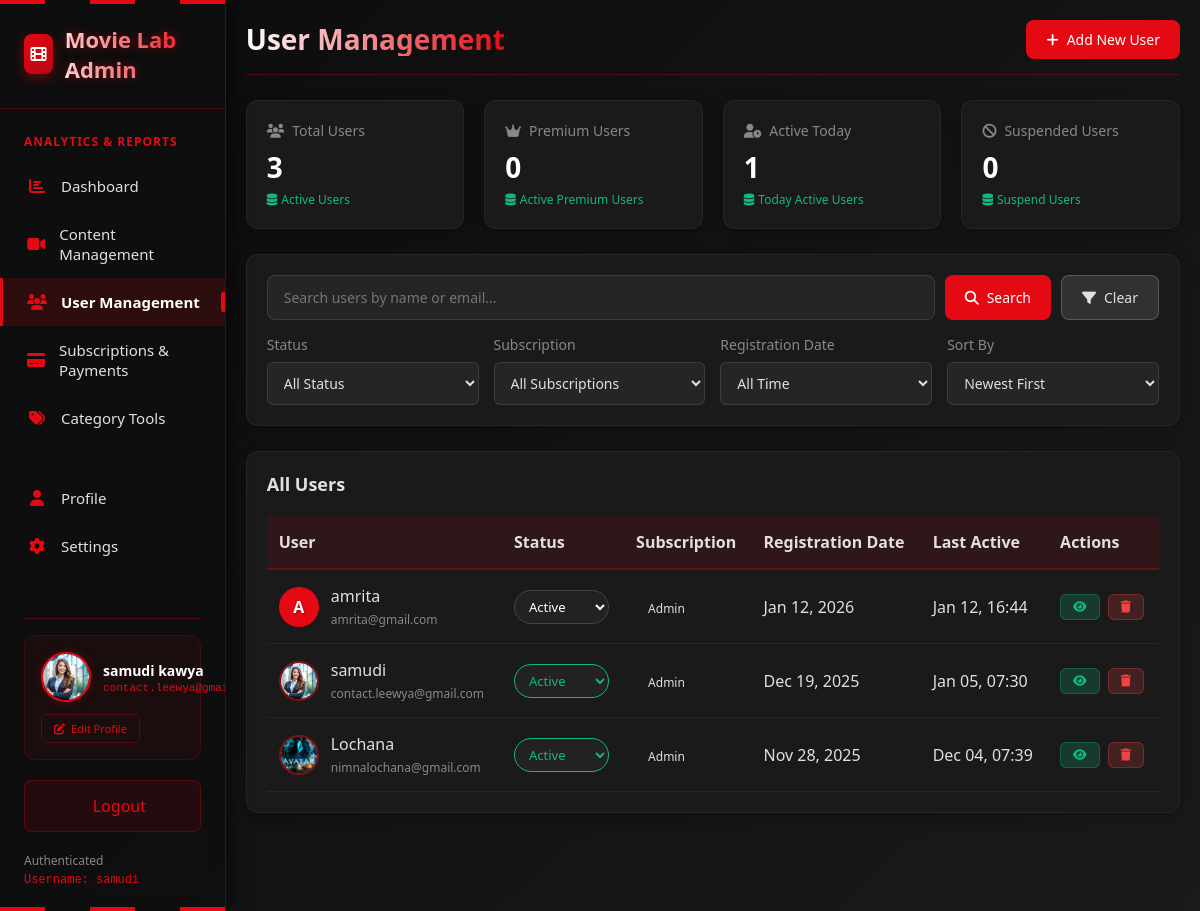
Page /Admin/pages/User_management.php (signed in) on the committed database.
### tables this page shows
CREATE TABLE `users` (
  `user_id` int(11) NOT NULL,
  `username` varchar(50) NOT NULL,
  `email` varchar(100) NOT NULL,
  `password_hash` varchar(255) NOT NULL,
  `first_name` varchar(50) NOT NULL,
  `last_name` varchar(50) NOT NULL,
  `birthday` date NOT NULL,
  `country` varchar(100) NOT NULL,
  `profile_image` varchar(255) DEFAULT NULL,
  `status` varchar(15) NOT NULL,
  `user_type` enum('normal','premium','admin') DEFAULT 'normal',
  `is_active` tinyint(1) DEFAULT 1,
  `email_verified` tinyint(1) DEFAULT 0,
  `created_at` timestamp NOT NULL DEFAULT current_timestamp(),
  `updated_at` timestamp NOT NULL DEFAULT current_timestamp() ON UPDATE current_timestamp(),
  `last_login` timestamp NULL DEFAULT NULL
);

### Admin/pages/User_management.php (the view, shortened to what this page needs)
<?php
$host = 'localhost';
$dbname = 'movielab';
$db_user = 'root';
$db_pass = '';
try {
    $pdo = new PDO("mysql:host=$host;dbname=$dbname;charset=utf8mb4", $db_user, $db_pass);
    $pdo->setAttribute(PDO::ATTR_ERRMODE, PDO::ERRMODE_EXCEPTION);
    $search = isset($_GET['search']) ? $_GET['search'] : '';
    $sql = "SELECT * FROM users WHERE username LIKE :search OR email LIKE :search ORDER BY created_at DESC";
    $stmt = $pdo->prepare($sql);
    $stmt->execute(['search' => "%$search%"]);
    $users = $stmt->fetchAll(PDO::FETCH_ASSOC);
} catch (PDOException $e) {
    die("Connection failed: " . $e->getMessage());
}
try {
    $total_users = $pdo->query("SELECT COUNT(*) FROM users")->fetchColumn();
    $premium_users = $pdo->query("SELECT COUNT(*) FROM users WHERE user_type = 'Premium'")->fetchColumn();
    $active_today = $pdo->query("SELECT COUNT(*) FROM users WHERE DATE(last_login) = CURDATE()")->fetchColumn();
    $suspended_users = $pdo->query("SELECT COUNT(*) FROM users WHERE status = 'Suspend'")->fetchColumn() ?: 0;
} catch (PDOException $e) {
    error_log($e->getMessage());
}
include("../include/header.php");
?>
<div class="user-management">
    <div class="page-header">
        <h1 class="page-title">User Management</h1>
        <div class="header-actions">
                <a href="add_user.php" class="btn btn-primary">
                    <i class="fas fa-plus"></i>
                    Add New User
                </a>
        </div>
    </div>
    <div class="stats-grid">
    <div class="stat-card">
        <div class="stat-title">
            <i class="fas fa-users"></i>
            Total Users
        </div>
        <div class="stat-value"><?php echo number_format($total_users); ?></div>
       <div class="stat-change positive">
                    <i class="fas fa-database"></i>
                    Active Users
                </div>
    </div>
    <div class="stat-card">
        <div class="stat-title">
            <i class="fas fa-crown"></i>
            Premium Users
        </div>
        <div class="stat-value"><?php echo number_format($premium_users); ?></div>
       <div class="stat-change positive">
                    <i class="fas fa-database"></i>
                    Active Premium Users
                </div>
    </div>
    <div class="stat-card">
        <div class="stat-title">
            <i class="fas fa-user-clock"></i>
            Active Today
        </div>
        <div class="stat-value"><?php echo number_format($active_today); ?></div>
        <div class="stat-change positive">
                    <i class="fas fa-database"></i>
                    Today Active Users
                </div>
    </div>
  <div class="stat-card">
    <div class="stat-title">
        <i class="fas fa-ban"></i>
        Suspended Users
    </div>
    <div class="stat-value" id="suspended-count"><?php echo number_format($suspended_users ?? 0); ?></div>
    <div class="stat-change positive">
                    <i class="fas fa-database"></i>
                    Suspend Users
                </div>
</div>
</div>
    <div class="filters-section">
        <div class="search-box">
            <input type="text" class="search-input" placeholder="Search users by name or email...">
            <button class="btn btn-primary">
                <i class="fas fa-search"></i>
                Search
            </button>
            <a href="User_management.php" class="btn btn-secondary" style="text-decoration: none; display: flex; align-items: center; justify-content: center;">
            <i class="fas fa-filter"></i>
            Clear
        </a>
        </div>
        <div class="filter-grid">
            <div class="filter-group">
                <label class="filter-label">Status</label>
                <select class="filter-select">
                    <option value="" style="background:black;">All Status</option>
                </select>
            </div>
            <div class="filter-group">
                <label class="filter-label">Subscription</label>
                <select class="filter-select">
                    <option value="" style="background:black;">All Subscriptions</option>
                </select>
            </div>
            <div class="filter-group">
                <label class="filter-label">Registration Date</label>
                <select class="filter-select">
                    <option value="" style="background:black;">All Time</option>
                </select>
            </div>
            <div class="filter-group">
                <label class="filter-label">Sort By</label>
                <select class="filter-select">
                    <option value="newest" style="background:black;">Newest First</option>
                </select>
            </div>
        </div>
    </div>
    <div class="users-table-container">
        <div class="table-header">
            <h3 class="table-title">All Users</h3>
        </div>
        <table class="users-table">
            <thead>
                <tr>
                    <th>User</th>
                    <th>Status</th>
                    <th>Subscription</th>
                    <th>Registration Date</th>
                    <th>Last Active</th>
                    <th>Actions</th>
                </tr>
            </thead>
   <tbody>
    <?php if (count($users) > 0): ?>
        <?php foreach ($users as $row): ?>
            <tr>
                <td>
                    <div class="user-info">
                        <?php if (!empty($row['profile_image'])): ?>
                            <img src="../../uploads/profile_images/<?php echo $row['profile_image']; ?>" alt="Profile" class="profile-img">
                        <?php else: ?>
                            <div class="user-avatar"><?php echo strtoupper(substr($row['username'], 0, 1)); ?></div>
                        <?php endif; ?>
                        <div class="user-details">
                            <span class="user-name"><?php echo htmlspecialchars($row['username']); ?></span>
                            <span class="user-email"><?php echo htmlspecialchars($row['email']); ?></span>
                        </div>
                    </div>
                </td>
                <td>
    <?php $currentStatus = $row['status'] ?? 'Active'; ?>
    <select class="status-select status-<?php echo strtolower($currentStatus); ?>"
            onchange="updateUserStatus(<?php echo $row['user_id']; ?>, this.value)">
        <option value="Active" <?php echo ($currentStatus == 'Active') ? 'selected' : ''; ?>>Active</option>
    </select>
</td>
                <td>
                    <span class="subscription-badge">
                        <?php echo ucfirst($row['user_type']); ?>
                    </span>
                </td>
                <td><?php echo date('M d, Y', strtotime($row['created_at'])); ?></td>
                <td><?php echo $row['last_login'] ? date('M d, H:i', strtotime($row['last_login'])) : 'Never'; ?></td>
                <td>
                    <div class="action-buttons">
                        <button class="btn-sm btn-view" onclick="viewUserDetails(<?php echo $row['user_id']; ?>)">
                            <i class="fas fa-eye"></i>
                        </button>
                        <a href="../library/user-management-backend.php?action=delete&id=<?php echo $row['user_id']; ?>"
                           class="btn-sm btn-delete"
                           onclick="return confirm('Are you sure you want to delete this user? This action cannot be undone.')">
                           <i class="fas fa-trash"></i>
                        </a>
                    </div>
                </td>
            </tr>
        <?php endforeach; ?>
    <?php else: ?>
        <tr>
            <td colspan="6" style="text-align: center; padding: 20px;">No users found.</td>
        </tr>
    <?php endif; ?>
</tbody>
        </table>
    </div>
</div>
</body>
</html>

### rows in the picture
users: username "A", username "amrita", email "amrita@gmail.com", status+user_id "Active", user_type "Admin", created_at "Jan 12, 2026", last_login "Jan 12, 16:44"
users: profile_image (picture), username "samudi", email "contact.leewya@gmail.com", status+user_id "Active", user_type "Admin", created_at "Dec 19, 2025", last_login "Jan 05, 07:30"
users: profile_image (picture), username "Lochana", email "nimnalochana@gmail.com", status+user_id "Active", user_type "Admin", created_at "Nov 28, 2025", last_login "Dec 04, 07:39"

### other values in the picture
$admin_full_name "samudi kawya"
$_SESSION['admin_username'] "samudi"
$total_users "3"
$premium_users "0"
$active_today "1"
$suspended_users "0"
